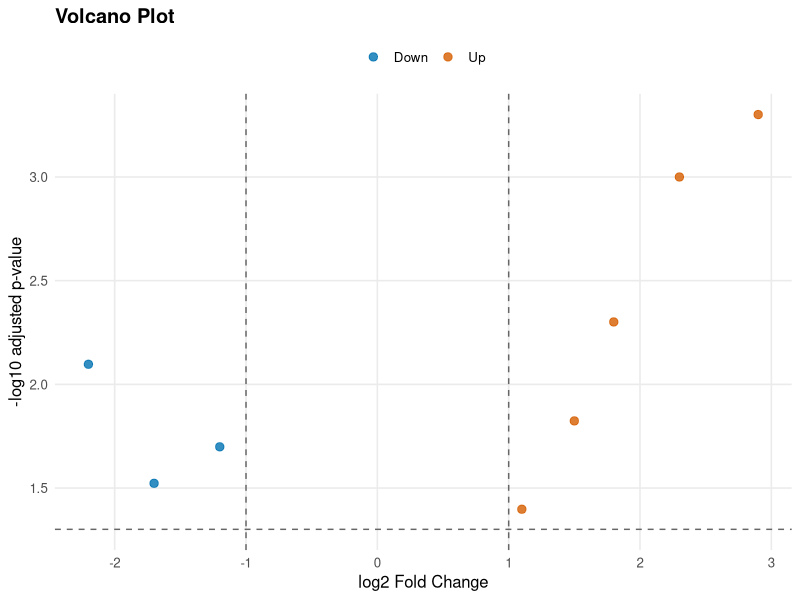

Write R code to recreate this figure.
library(readr)
library(dplyr)
library(ggplot2)

dir.create("figures", showWarnings = FALSE)

df <- read_csv("data/volcano_data.csv", show_col_types = FALSE) %>%
  mutate(
    status = case_when(
      log2FC >= 1 & padj < 0.05 ~ "Up",
      log2FC <= -1 & padj < 0.05 ~ "Down",
      TRUE ~ "Not significant"
    ),
    neg_log10_padj = -log10(padj)
  )

p <- ggplot(df, aes(x = log2FC, y = neg_log10_padj, color = status)) +
  geom_point(alpha = 0.8, size = 2.5) +
  geom_vline(xintercept = c(-1, 1), linetype = "dashed", color = "grey40") +
  geom_hline(yintercept = -log10(0.05), linetype = "dashed", color = "grey40") +
  scale_color_manual(values = c(
    "Up" = "#D55E00",
    "Down" = "#0072B2",
    "Not significant" = "grey75"
  )) +
  labs(
    title = "Volcano Plot",
    x = "log2 Fold Change",
    y = "-log10 adjusted p-value",
    color = NULL
  ) +
  theme_minimal(base_size = 12) +
  theme(
    plot.title = element_text(face = "bold"),
    panel.grid.minor = element_blank(),
    legend.position = "top"
  )

ggsave("figures/volcano_template.png", plot = p, width = 7, height = 5, dpi = 300)
